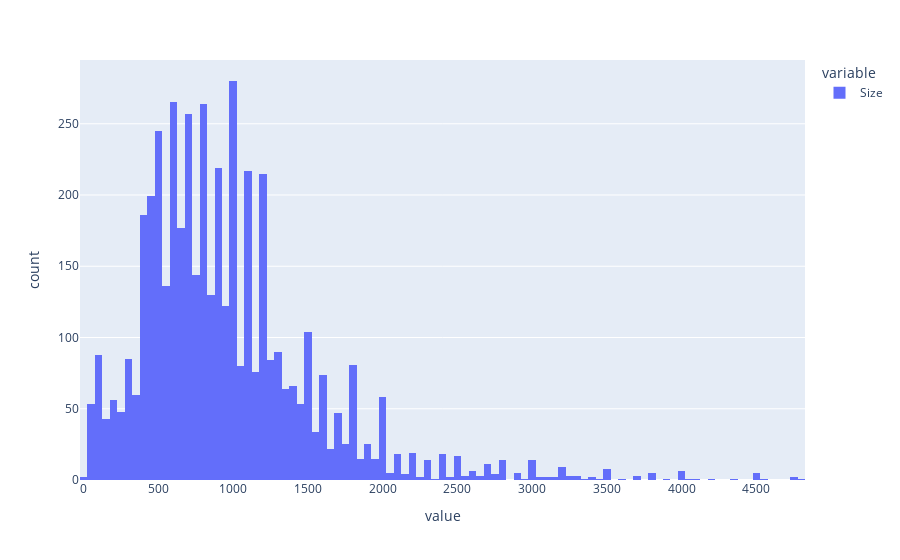

Here is the notebook cell this chart was saved with:
### Code cell
px.histogram(X['Size'])

### Figure 1 — Plotly figure (JSON) as saved in the notebook; plotly's stock layout.template omitted (floating-point values rounded to 4 significant figures; data arrays with more than 128 entries replaced by an {"elided": "..."} marker saying what was removed)
{"data": [{"alignmentgroup": "True", "bingroup": "x", "hovertemplate": "variable=Size<br>value=%{x}<br>count=%{y}<extra></extra>", "legendgroup": "Size", "marker": {"color": "#636efa", "pattern": {"shape": ""}}, "name": "Size", "offsetgroup": "Size", "orientation": "v", "showlegend": true, "type": "histogram", "x": {"elided": "4727 float values"}, "xaxis": "x", "yaxis": "y"}], "layout": {"barmode": "relative", "legend": {"title": {"text": "variable"}, "tracegroupgap": 0}, "margin": {"t": 60}, "xaxis": {"anchor": "y", "domain": [0, 1], "title": {"text": "value"}}, "yaxis": {"anchor": "x", "domain": [0, 1], "title": {"text": "count"}}}}
